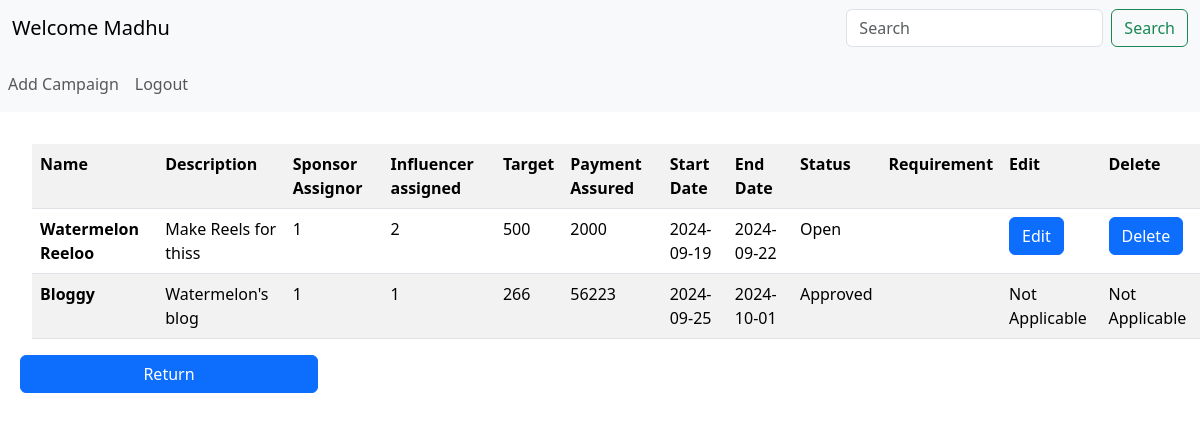
The app's page /view_ad_request/1 (signed in) with its own data.
### application/model.py (models this page shows)
class Sponsors(db.Model):
    sponsor_id = db.Column(db.Integer, primary_key=True, autoincrement=True)
    username = db.Column(db.String(80), db.ForeignKey('user.username'), nullable=False, unique=True)
    sponsor_name = db.Column(db.String(80), nullable=False)
    category_sponsor = db.Column(db.String(40), db.ForeignKey('category_sponsors.name'), nullable=False)
    budget = db.Column(db.Integer, nullable=False)
    campaign = db.relationship('Campaigns', backref='Sponsors', lazy=True)

class AdRequests(db.Model):
    id = db.Column(db.Integer, primary_key=True, autoincrement=True)
    ad_name = db.Column(db.String(80), unique=True, nullable=False)
    description = db.Column(db.String(512), nullable=True)
    campaign_id = db.Column(db.Integer, db.ForeignKey('campaigns.campaign_id'), nullable=False)
    influencer_id = db.Column(db.Integer, db.ForeignKey('influencers.influencer_id'), nullable=True)
    messages = db.Column(db.String(80), nullable=True)
    requirements = db.Column(db.String(255), nullable=False)
    payment_amount = db.Column(db.Integer, nullable=False)
    status = db.Column(db.String(20), nullable=False)
    start_date = db.Column(db.Date, nullable=False)
    end_date = db.Column(db.Date, nullable=False)
    target_reach = db.Column(db.Integer, nullable=False)

### application/routes.py (the view, shortened to what this page needs)
@app.route('/view_ad_request/<int:id>', methods=['POST','GET'])
def view_ad_request(id):
    campaign = Campaigns.query.filter_by(campaign_id=id).first()
    if 'role' in session and session['role']=='admin':
        ad_requests = AdRequests.query.filter_by(campaign_id=id).all()
        sponsor = Sponsors.query.filter_by(sponsor_id = campaign.sponsor_id ).first()
        return render_template('view_ad_request.html',ad_requests=ad_requests, sponsor=sponsor)
    if 'role' in session and session['role']=='sponsor':
        ad_requests = AdRequests.query.filter_by(campaign_id=id).all()
        sponsor = Sponsors.query.filter_by(sponsor_id = campaign.sponsor_id ).first()
        return render_template('view_ad_request.html',ad_requests=ad_requests, sponsor=sponsor)

### templates/view_ad_request.html (shortened to what this page needs)
{% extends 'layout_navbar.html' %}
{% block content %}
    {%if ad_requests|length > 0 %}
        <table class="table table-striped table-hover" style="width:100%">
            <tr>
                <th scope="col">Name</th>
                <th scope="col">Description</th>
                <th scope="col">Sponsor Assignor</th>
                <th scope="col">Influencer assigned</th>
                <th scope="col">Target</th>
                <th scope="col">Payment Assured</th>
                <th scope="col">Start Date</th>
                <th scope="col">End Date</th>
                <th scope="col">Status</th>
                <th scope="col">Requirement</th>
                {% if session['role'] == 'sponsor' %}
                    <th>Edit</th>
                    <th>Delete</th>
                {% endif %}
            </tr>
        {%for ad_request in ad_requests %}
            <tr>
                <th scope="row">{{ ad_request.ad_name }}</th>
                <td>{{ ad_request.description }}</td>
                <td>{{ sponsor.sponsor_id }}</td>
                <td>{{ ad_request.influencer_id }}</td>
                <td>{{ ad_request.target_reach }}</td>
                <td>{{ ad_request.payment_amount }}</td>
                <td>{{ ad_request.start_date }}</td>
                <td>{{ ad_request.end_date }}</td>
                <td>{{ ad_request.status }}</td>
                <td>{{ ad_request.requirement }}</td>
                {% if session['role'] == 'sponsor' %}
                    {% if ad_request.status == 'Open' %}
                        <td><a href={{url_for('edit_ad_request', id=ad_request.id)}} class="btn btn-primary"> Edit  </a></td>
                        <td><a href={{url_for('delete_ad_request', id=ad_request.id)}} class="btn btn-primary"> Delete </a></td>
                    {% else %}
                        <td>Not Applicable </td>
                        <td>Not Applicable </td>
                    {% endif %}
                {% endif %}
            </tr>
        {% endfor %}
        </table>
    {% else %}
        <div class="container-fluid m-4 p-5 align-center">
            <h3> NO AVAILABLE ITEMS </h3>
        </div>
    {% endif %}
    <div class="row align-center">
        <a href={{url_for('go_back')}} class="btn btn-primary col-3 align-center"> Return </a>
    </div>
{% endblock content %}

### templates/layout_navbar.html (shortened to what this page needs)
{% extends 'layout.html' %}
{% block body %}
{% include 'navbar1.html' %}
{% include 'navbar2.html' %}
<div class="container-fluid m-3 p-3">
{% block content %}{% endblock content %}
</div>
{% endblock body %}

### templates/layout.html (shortened to what this page needs)
<!DOCTYPE html>
<html>
    <head>
        <link href="https://cdn.jsdelivr.net/npm/bootstrap@5.3.3/dist/css/bootstrap.min.css" rel="stylesheet">
    </head>
    <body>
        {% block body %}
        {% endblock body %}
    </body>
</html>

### templates/navbar1.html (shortened to what this page needs)
<nav class="navbar navbar-expand-lg bg-body-tertiary">
    <div class="container-fluid align-center">
      <a class="navbar-brand" href="#">Welcome {{ session['user'] }}</a>
      <form class="d-flex" role="search" action="/search" method = 'POST'>
        <input class="form-control me-2" type="search" placeholder="Search" aria-label="Search">
        <button class="btn btn-outline-success" type="submit">Search</button>
      </form>
    </div>
</nav>

### templates/navbar2.html (shortened to what this page needs)
<nav class="navbar navbar-expand-lg bg-body-tertiary">
      <div class="collapse navbar-collapse" id="navbarSupportedContent">
        <ul class="navbar-nav me-auto mb-2 mb-lg-0">
            {% if session['user'] %}
              {% if session['role'] == 'admin' %}
              <li class="nav-item">
                <a class="nav-link" href={{url_for('add_category_sponsor')}}>Add Sponsor Category</a>
              </li>
              <li class="nav-item">
                <a class="nav-link" href={{url_for('add_category_influencer')}}>Add Influencer Category</a>
              </li>
              <li class="nav-item">
                <a class="nav-link" href={{url_for('add_niche')}}>Add Niche</a>
              </li>
              <li class="nav-item">
                <a class="nav-link" href={{url_for('view_statistics')}}>View Statistics</a>
              </li>
              {% elif session['role'] == 'sponsor' %}
              <li class="nav-item">
                <a class="nav-link" href={{url_for('add_campaign')}}>Add Campaign</a>
              </li>
              {% endif %}
              <li class="nav-item">
                  <a class="nav-link" href={{url_for('logout')}}>Logout</a>
              </li>
            {% endif %}
          </ul>
      </div>
</nav>

### records on screen
Sponsors: user "Madhu", sponsor_id "1"
AdRequests: ad_name "Watermelon Reeloo", description "Make Reels for thiss", influencer_id "2", target_reach "500", payment_amount "2000", start_date "2024-09-19", end_date "2024-09-22", status "Open"
AdRequests: ad_name "Bloggy", description "Watermelon's blog", influencer_id "1", target_reach "266", payment_amount "56223", start_date "2024-09-25", end_date "2024-10-01", status "Approved", shows "Not Applicable"
